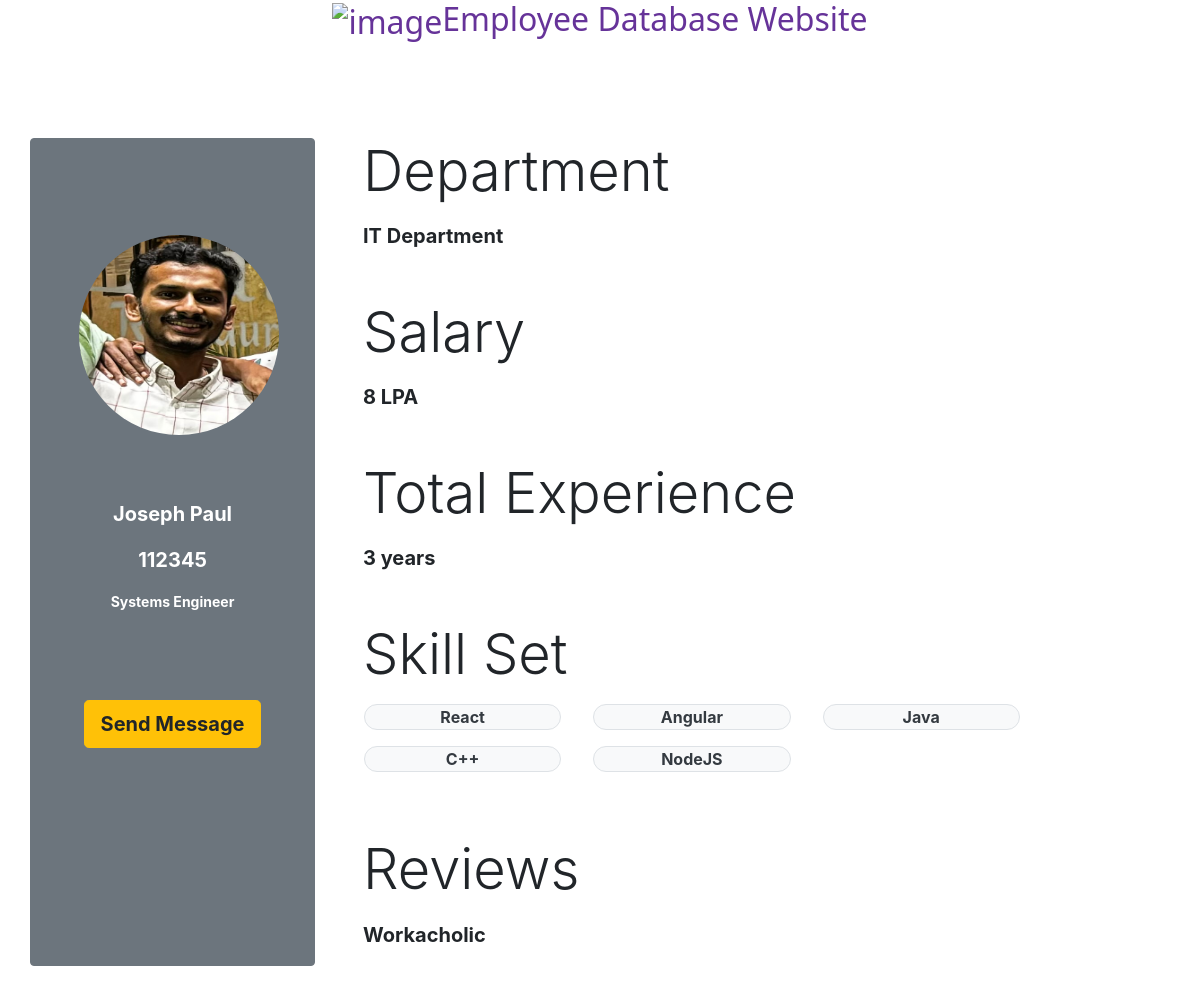
Screenshot of /Employee/Joseph Paul with the database file from the repository.
### EmployeeDbase/models.py (models this page shows, shortened)
class EmployeeDatabase(models.Model):
    user = models.OneToOneField(User, on_delete=models.CASCADE, null=True, blank=True)
    name = models.CharField(max_length=25, null=True, blank=True)
    employee_id = models.IntegerField(null=True, blank=True)
    designation = models.CharField(max_length=50, null=True, blank=True)
    department = models.CharField(max_length=50, null=True, blank=True)
    salaryLPA = models.IntegerField(null=True, blank=True)
    experience_tuple = (
        ('0',"Beginner"),
        ('1',"1 year"),
        ('2',"2 years"),
        ('3',"3 years"),
        ('4',"more than 3 years")
    )
    profile_img = models.ImageField(null=True, blank=True, default='employee_logo.jpg')
    total_experience = models.CharField(max_length=30,choices=experience_tuple, null=True, blank=True)
    skillset = models.ManyToManyField('SkillSet', null=True, blank=True)
    created_timestamp = models.DateTimeField(auto_now_add=True)
    id = models.UUIDField(default=uuid.uuid4, unique=True, primary_key=True, editable=False)
    class Meta:
        ordering = ['created_timestamp']

class SkillSet(models.Model):
    Programming_language = models.CharField(max_length=50)
    created_timestamp = models.DateTimeField(auto_now_add=True)
    id = models.UUIDField(default=uuid.uuid4, unique=True, primary_key=True, editable=False)

class EmployeeReview(models.Model):
    nameofEmployee = models.ForeignKey('EmployeeDatabase',on_delete=models.CASCADE)
    review_text = models.TextField(default="nil", max_length=2000)

### EmployeeDbase/views.py (the view)
# urls.py: path('Employee/<str:emp_name>', views.callSingleEmployeePage, name="Employee"),
def callSingleEmployeePage(request,emp_name):
    search_employee = EmployeeDatabase.objects.get(name=emp_name)
    return render(request, 'EmployeeDbase/IndividualEmployee.html', {'employee_data':search_employee})

### EmployeeDbase/templates/EmployeeDbase/IndividualEmployee.html (shortened to what this page needs)
<!DOCTYPE html>
<html lang="en">
<head>
    <link rel="stylesheet" href="https://cdn.jsdelivr.net/npm/bootstrap@4.6.2/dist/css/bootstrap.min.css">
</head>
<body>
    {% include 'mainnav.html' %}
<div class="container my-5 ">
    <div class="row mt-5  ">
        <div class="  col-md-3 text-center my-5 p-5 border border-secondary rounded bg-secondary text-white container">
            <img class="rounded-pill text-center my-5" src={{employee_data.profile_img.url}} alt={{employee_data.name}}_profile_img width="200px" height="200px"></li>
            <p class="lead my-3  font-weight-bold ">{{employee_data.name}}</p>
            <p class="lead my-3  font-weight-bold ">{{employee_data.employee_id}}</p>
            <p class="small my-3  font-weight-bold ">{{employee_data.designation}}</p>
            <br><br><br>
            <a href="" class="btn btn-warning font-weight-bold btn-lg">Send Message</a>
        </div>
        <div class="col-md-9 text-left container p-5">
            <p class="display-4">Department</p>
            <p class="lead font-weight-bold mb-5">{{employee_data.department}} Department</p>
            <p class="display-4">Salary</p>
            <p class="lead font-weight-bold mb-5">{{employee_data.salaryLPA}} LPA</p>
            <p class="display-4">Total Experience</p>
            <p class="lead font-weight-bold mb-5">{{employee_data.total_experience}} years</p>
            <p class="display-4">Skill Set</p>
            <div class="row mb-5">
                    {% for  skill in employee_data.skillset.all %}
                    <p class="d-inline border rounded-pill w-25 text-center text-dark mx-3 bg-light font-weight-bold">{{skill.Programming_language}}</p>
                    {% endfor %}
                </div>
            <p class="display-4">Reviews</p>
                    {% for review in employee_data.employeereview_set.all %}
                    <p class="lead font-weight-bold">{{review.review_text}}</p>
                    {% endfor %}
    </div>
</div>
</body>
</html>

### rows the page displays
EmployeeDatabase: profile_img (picture), name "Joseph Paul", employee_id "112345", designation "Systems Engineer", department "IT", salaryLPA "8", total_experience "3"
SkillSet: Programming_language "React"
SkillSet: Programming_language "Angular"
SkillSet: Programming_language "Java"
SkillSet: Programming_language "C++"
SkillSet: Programming_language "NodeJS"
EmployeeReview: review_text "Workacholic"
